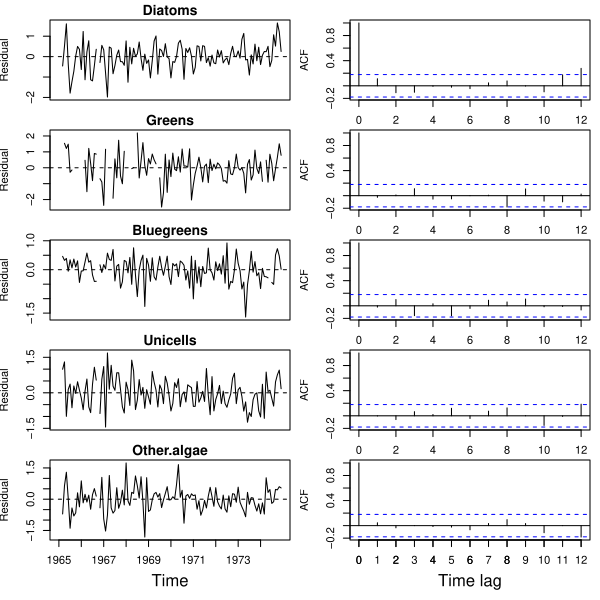

R code for this plot:
###################################################
### code chunk number 27: Covar_sec7_04_plot-acf-2
###################################################
par(mfrow = c(5, 2), mai = c(0.1, 0.5, 0.2, 0.1), omi = c(0.5, 0, 0, 0))
for (i in 1:5) {
  plot.ts(MARSSresiduals(seas.mod.3, type = "tt1")$model.residuals[i, ],
    ylab = "Residual", main = phytos[i], xlab = "", xaxt = "n"
  )
  abline(h = 0, lty = "dashed")
  if (i == 5) {
    axis(1,
      at = 1 + seq(0, TT - period, by = 12),
      labels = seq(fulldat[years, "Year"][1], fulldat[years, "Year"][TT])
    )
    mtext(side = 1, line = 2.7, "Time")
  }
  acf(MARSSresiduals(seas.mod.3, type = "tt1")$model.residuals[i, ], lag.max = period, na.action = na.pass)
  if (i == 5) {
    axis(1, at = c(0, seq(period)))
    mtext(side = 1, line = 2.7, "Time lag")
  }
}
